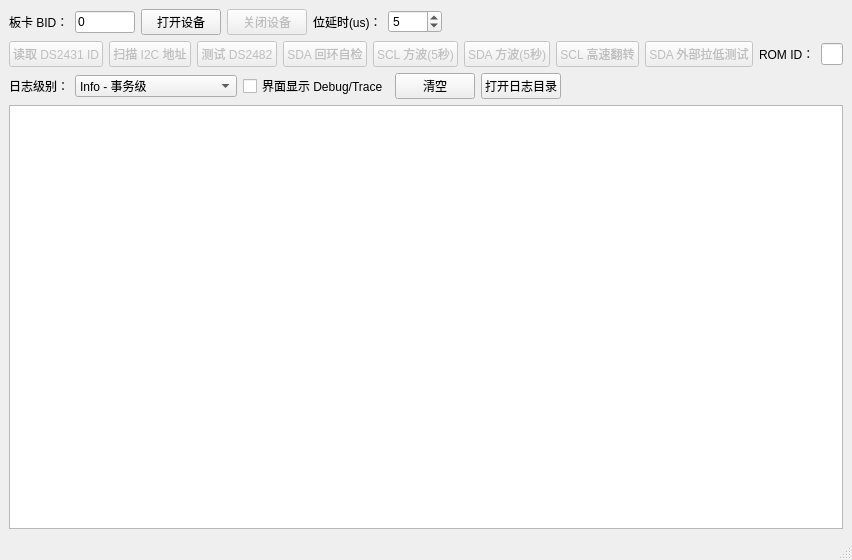
<?xml version="1.0" encoding="UTF-8"?>
<ui version="4.0">
 <class>MainWindow</class>
 <widget class="QMainWindow" name="MainWindow">
  <property name="geometry">
   <rect>
    <x>0</x>
    <y>0</y>
    <width>760</width>
    <height>560</height>
   </rect>
  </property>
  <property name="windowTitle">
   <string>PCIE-1751 读取 DS2431 ID</string>
  </property>
  <widget class="QWidget" name="centralwidget">
   <layout class="QVBoxLayout" name="verticalLayout">
    <item>
     <layout class="QHBoxLayout" name="layoutDevice">
      <item>
       <widget class="QLabel" name="labelBID">
        <property name="text">
         <string>板卡 BID：</string>
        </property>
       </widget>
      </item>
      <item>
       <widget class="QLineEdit" name="editBID">
        <property name="maximumSize">
         <size>
          <width>60</width>
          <height>16777215</height>
         </size>
        </property>
        <property name="text">
         <string>0</string>
        </property>
       </widget>
      </item>
      <item>
       <widget class="QPushButton" name="btnOpen">
        <property name="text">
         <string>打开设备</string>
        </property>
       </widget>
      </item>
      <item>
       <widget class="QPushButton" name="btnClose">
        <property name="enabled">
         <bool>false</bool>
        </property>
        <property name="text">
         <string>关闭设备</string>
        </property>
       </widget>
      </item>
      <item>
       <widget class="QLabel" name="labelDelay">
        <property name="text">
         <string>位延时(us)：</string>
        </property>
       </widget>
      </item>
      <item>
       <widget class="QSpinBox" name="spinDelay">
        <property name="minimum">
         <number>1</number>
        </property>
        <property name="maximum">
         <number>1000</number>
        </property>
        <property name="value">
         <number>5</number>
        </property>
       </widget>
      </item>
      <item>
       <spacer name="spacerDevice">
        <property name="orientation">
         <enum>Qt::Horizontal</enum>
        </property>
        <property name="sizeHint" stdset="0">
         <size>
          <width>40</width>
          <height>20</height>
         </size>
        </property>
       </spacer>
      </item>
     </layout>
    </item>
    <item>
     <layout class="QHBoxLayout" name="layoutRead">
      <item>
       <widget class="QPushButton" name="btnReadId">
        <property name="enabled">
         <bool>false</bool>
        </property>
        <property name="text">
         <string>读取 DS2431 ID</string>
        </property>
       </widget>
      </item>
      <item>
       <widget class="QPushButton" name="btnScan">
        <property name="enabled">
         <bool>false</bool>
        </property>
        <property name="text">
         <string>扫描 I2C 地址</string>
        </property>
       </widget>
      </item>
      <item>
       <widget class="QPushButton" name="btnTestI2c">
        <property name="enabled">
         <bool>false</bool>
        </property>
        <property name="text">
         <string>测试 DS2482</string>
        </property>
       </widget>
      </item>
      <item>
       <widget class="QPushButton" name="btnSdaTest">
        <property name="enabled">
         <bool>false</bool>
        </property>
        <property name="text">
         <string>SDA 回环自检</string>
        </property>
       </widget>
      </item>
      <item>
       <widget class="QPushButton" name="btnSclWave">
        <property name="enabled">
         <bool>false</bool>
        </property>
        <property name="text">
         <string>SCL 方波(5秒)</string>
        </property>
       </widget>
      </item>
      <item>
       <widget class="QPushButton" name="btnSdaWave">
        <property name="enabled">
         <bool>false</bool>
        </property>
        <property name="text">
         <string>SDA 方波(5秒)</string>
        </property>
       </widget>
      </item>
      <item>
       <widget class="QPushButton" name="btnToggleScl">
        <property name="enabled">
         <bool>false</bool>
        </property>
        <property name="text">
         <string>SCL 高速翻转</string>
        </property>
       </widget>
      </item>
      <item>
       <widget class="QPushButton" name="btnPullLow">
        <property name="enabled">
         <bool>false</bool>
        </property>
        <property name="text">
         <string>SDA 外部拉低测试</string>
        </property>
       </widget>
      </item>
      <item>
       <widget class="QLabel" name="labelId">
        <property name="text">
         <string>ROM ID：</string>
        </property>
       </widget>
      </item>
      <item>
       <widget class="QLineEdit" name="editId">
        <property name="readOnly">
         <bool>true</bool>
        </property>
       </widget>
      </item>
     </layout>
    </item>
    <item>
     <layout class="QHBoxLayout" name="layoutLog">
      <item>
       <widget class="QLabel" name="labelLevel">
        <property name="text">
         <string>日志级别：</string>
        </property>
       </widget>
      </item>
      <item>
       <widget class="QComboBox" name="comboLevel">
        <property name="currentIndex">
         <number>1</number>
        </property>
        <item>
         <property name="text">
          <string>Error - 仅错误</string>
         </property>
        </item>
        <item>
         <property name="text">
          <string>Info - 事务级</string>
         </property>
        </item>
        <item>
         <property name="text">
          <string>Debug - DS2482 命令级</string>
         </property>
        </item>
        <item>
         <property name="text">
          <string>Trace - I2C 字节级</string>
         </property>
        </item>
       </widget>
      </item>
      <item>
       <widget class="QCheckBox" name="checkShowDetail">
        <property name="text">
         <string>界面显示 Debug/Trace</string>
        </property>
       </widget>
      </item>
      <item>
       <widget class="QPushButton" name="btnClearLog">
        <property name="text">
         <string>清空</string>
        </property>
       </widget>
      </item>
      <item>
       <widget class="QPushButton" name="btnOpenLogDir">
        <property name="text">
         <string>打开日志目录</string>
        </property>
       </widget>
      </item>
      <item>
       <spacer name="spacerLog">
        <property name="orientation">
         <enum>Qt::Horizontal</enum>
        </property>
        <property name="sizeHint" stdset="0">
         <size>
          <width>40</width>
          <height>20</height>
         </size>
        </property>
       </spacer>
      </item>
     </layout>
    </item>
    <item>
     <widget class="QPlainTextEdit" name="editLog">
      <property name="readOnly">
       <bool>true</bool>
      </property>
      <property name="maximumBlockCount">
       <number>5000</number>
      </property>
     </widget>
    </item>
   </layout>
  </widget>
  <widget class="QStatusBar" name="statusbar"/>
 </widget>
 <resources/>
 <connections/>
</ui>
